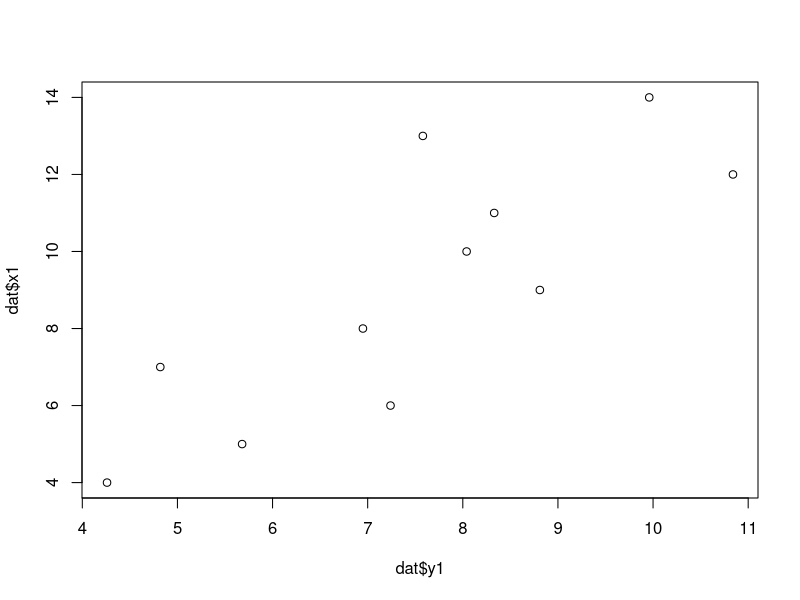
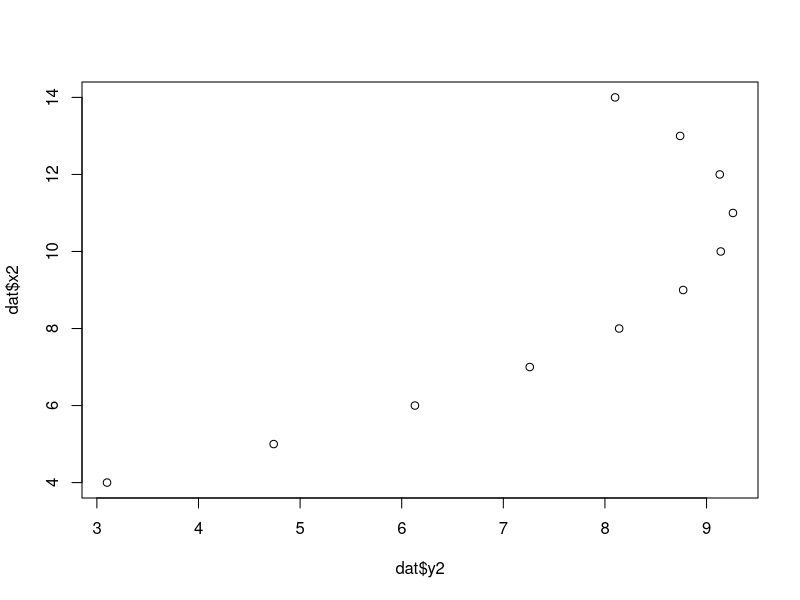
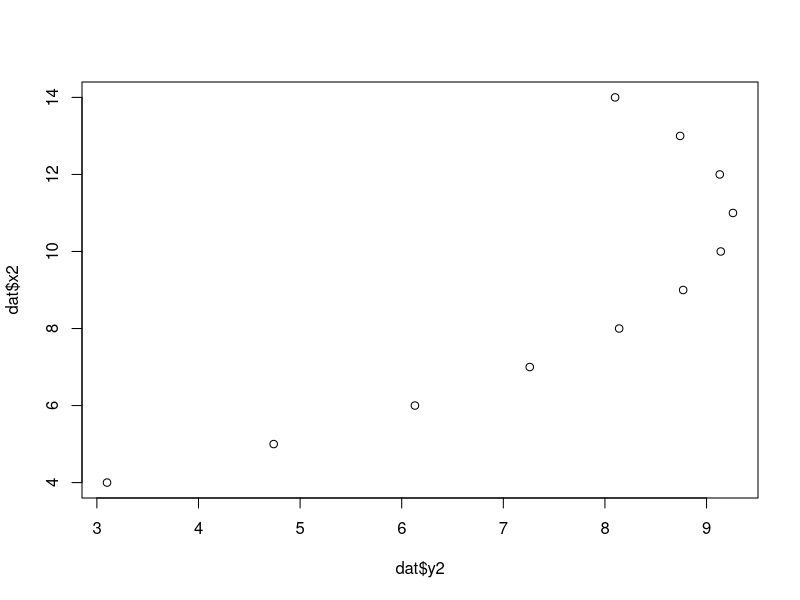
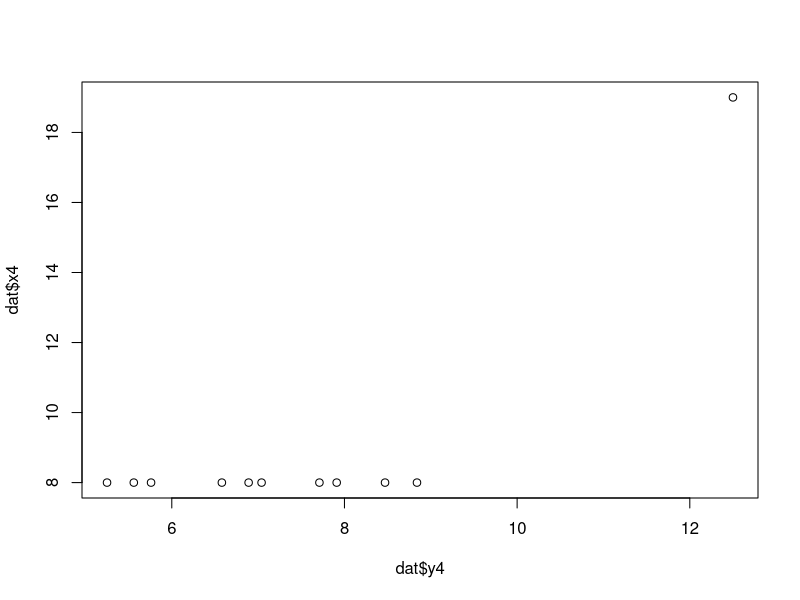
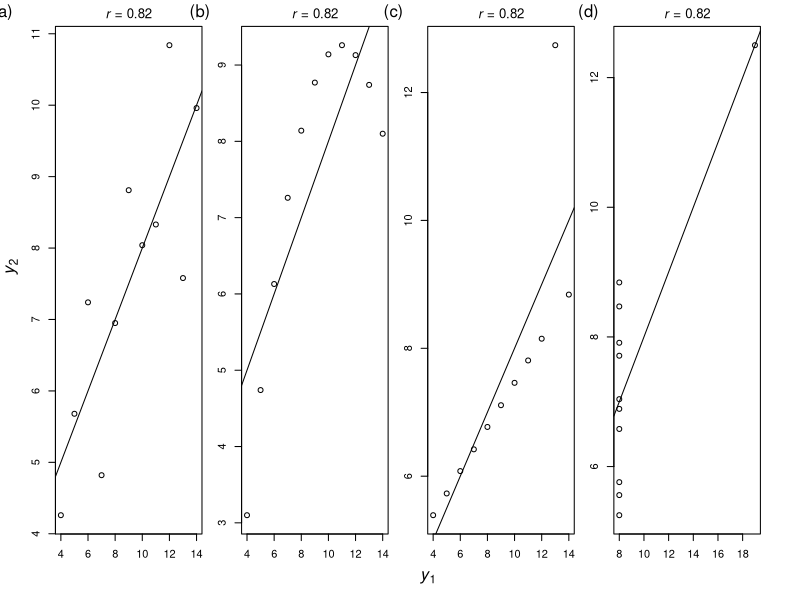

These charts were generated, in order, by the following R code:

data(anscombe)
dat = anscombe

plot(dat$y1,dat$x1)

summary(lm(dat$y1~dat$x1))

cor(dat$y1,dat$x1)
#####

plot(dat$y2,dat$x2)

summary(lm(dat$y2~dat$x2))

cor(dat$y2,dat$x2)
#####

plot(dat$y2,dat$x2)

summary(lm(dat$y3~dat$x3))

cor(dat$y3,dat$x3)
#####

plot(dat$y4,dat$x4)

summary(lm(dat$y4~dat$x4))

cor(dat$y4,dat$x4)

######

dev.new(height=7.5)
op <- par(mfrow=c(1,4),mar=c (0,0,2,3), oma = c(5, 4.2, 0, 0))
with(anscombe, plot(x1, y1, xlab = "", ylab = "", main = bquote(paste(italic(r),
" = ",.(round(cor(x1, y1),2)))))); abline(3,0.5) 
with(anscombe, plot(x2, y2, xlab = "", ylab = "",, main = bquote(paste(italic(r),
" = ",.(round(cor(x2, y2),2)))))); abline(3,0.5) 
with(anscombe, plot(x3, y3, xlab = "", ylab = "",, main = bquote(paste(italic(r),
" = ",.(round(cor(x3, y3),2)))))); abline(3,0.5) 
with(anscombe, plot(x4, y4, xlab = "", ylab = "",, main = bquote(paste(italic(r),
" = ",.(round(cor(x4, y4),2)))))); abline(3,0.5) 
mtext(expression(italic(y[1])),side=1, outer = TRUE, line = 3)
mtext(expression(italic(y[2])),side=2, outer = TRUE, line = 2.6)
mtext("(a)",side=3, at = -42, line = .5)
mtext("(b)",side=3, at = -26, line = .5)
mtext("(c)",side=3, at = -10.3, line = .5)
mtext("(d)",side=3, at = 5.5, line = .5)
par(op)


